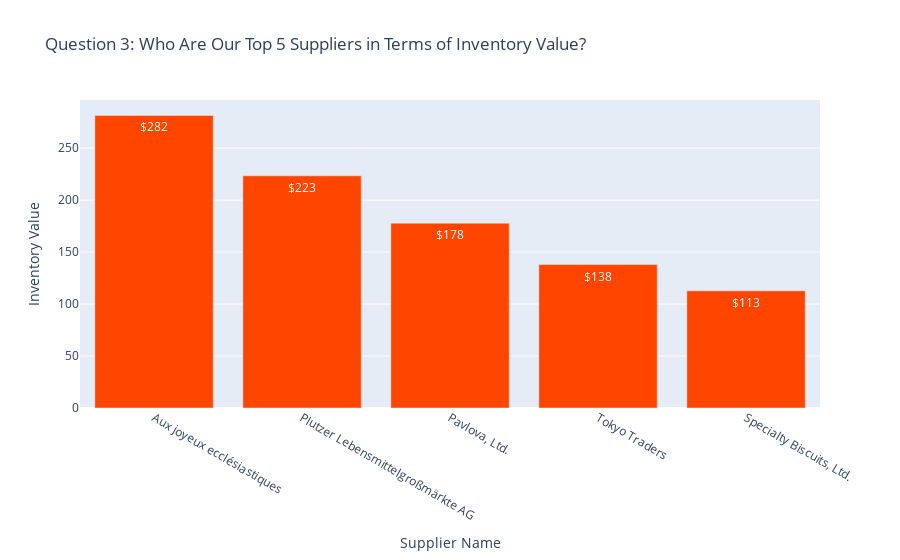

Notebook cell for this chart:
### Code cell
fig = px.bar(df_plot3,
            x='Supplier Name',
            y='Inventory Value',
            text= 'Inventory Value',
            title='Question 3: Who Are Our Top 5 Suppliers in Terms of Inventory Value?')
fig.update_traces(textposition='auto', 
                  texttemplate='%{text:$,.0f}',
                  marker_color ='orangered',
                 )

fig.show()

### Figure 1 — Plotly figure (JSON) as saved in the notebook; plotly's stock layout.template omitted (floating-point values rounded to 4 significant figures)
{"data": [{"alignmentgroup": "True", "hovertemplate": "Supplier Name=%{x}<br>Inventory Value=%{text}<extra></extra>", "legendgroup": "", "marker": {"color": "orangered"}, "name": "", "offsetgroup": "", "orientation": "v", "showlegend": false, "text": [281.5, 223.4, 177.8, 138, 112.7], "textposition": "auto", "texttemplate": "%{text:$,.0f}", "type": "bar", "x": ["Aux joyeux ecclésiastiques", "Plutzer Lebensmittelgroßmärkte AG", "Pavlova, Ltd.", "Tokyo Traders", "Specialty Biscuits, Ltd."], "xaxis": "x", "y": [281.5, 223.4, 177.8, 138, 112.7], "yaxis": "y"}], "layout": {"barmode": "relative", "legend": {"tracegroupgap": 0}, "title": {"text": "Question 3: Who Are Our Top 5 Suppliers in Terms of Inventory Value?"}, "xaxis": {"anchor": "y", "domain": [0, 1], "title": {"text": "Supplier Name"}}, "yaxis": {"anchor": "x", "domain": [0, 1], "title": {"text": "Inventory Value"}}}}
